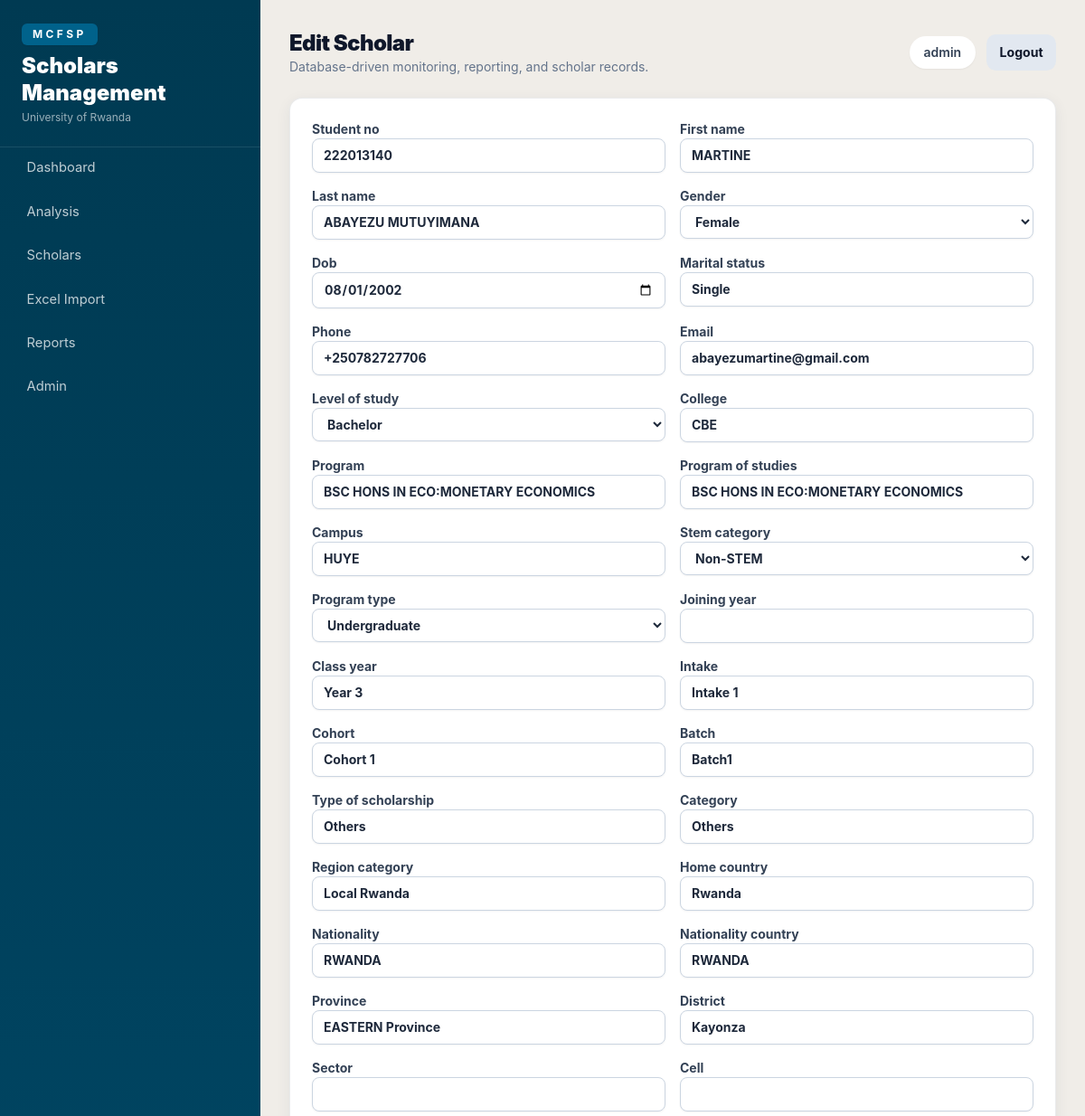
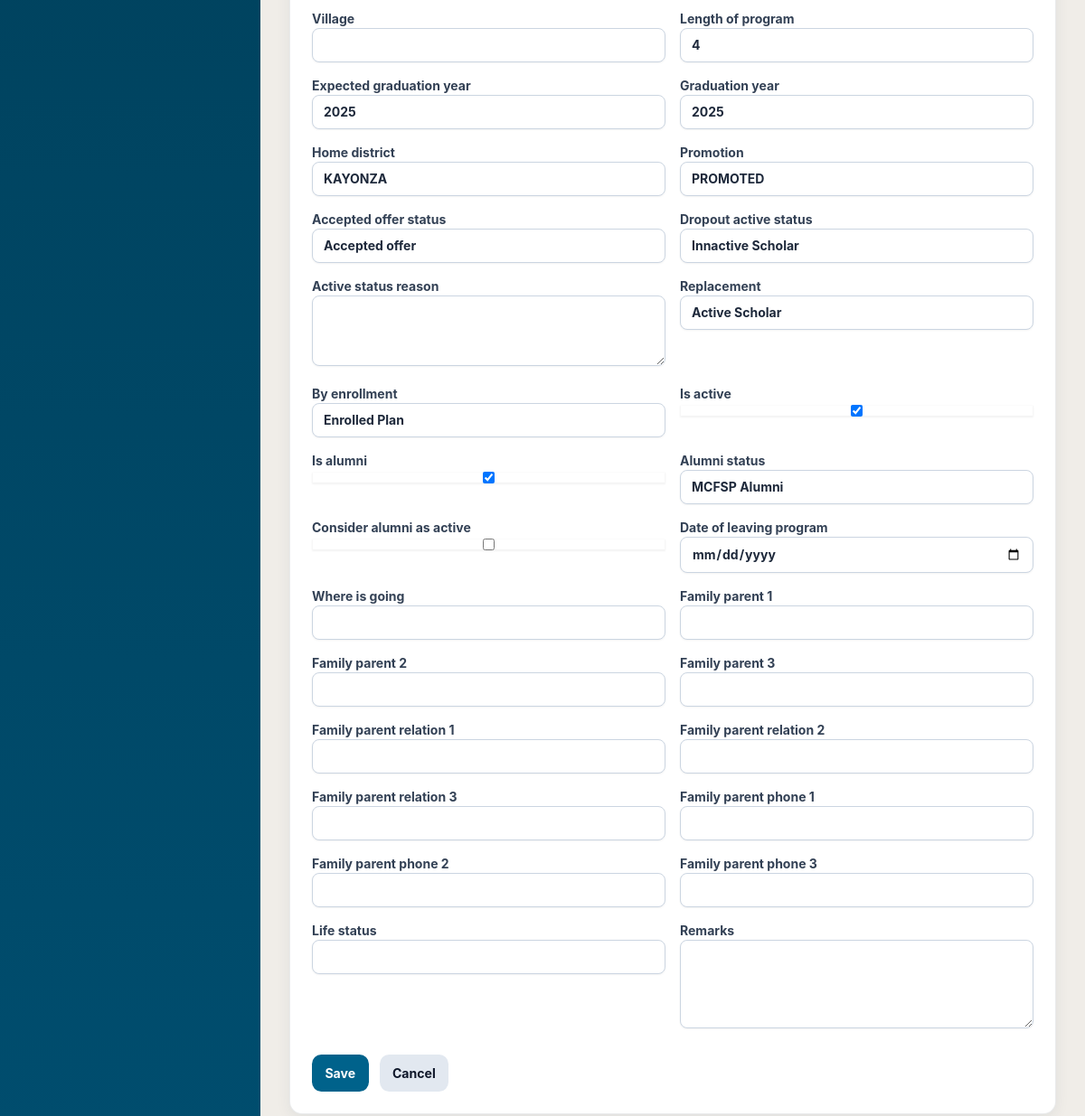
/scholars/34/edit/ (signed in), run on the app's committed database (2 pictures, top to bottom).
### scholars/models.py (models this page shows, shortened)
class Scholar(models.Model):
    GENDER_CHOICES = [("Female", "Female"), ("Male", "Male"), ("Other", "Other")]
    STEM_CHOICES = [("STEM", "STEM"), ("Non-STEM", "Non-STEM")]
    LEVEL_CHOICES = [
        ("Bachelor", "Bachelor"),
        ("Masters", "Masters"),
        ("PhD", "PhD"),
        ("Diploma", "Diploma"),
        ("Certificate", "Certificate"),
    ]
    PROGRAM_CHOICES = [("Undergraduate", "Undergraduate"), ("Postgraduate", "Postgraduate")]
    student_no = models.CharField(max_length=60, unique=True, null=True, blank=True)
    first_name = models.CharField(max_length=100)
    last_name = models.CharField(max_length=100)
    gender = models.CharField(max_length=20, choices=GENDER_CHOICES)
    category = models.CharField(max_length=80, blank=True)
    cohort = models.CharField(max_length=20)
    level_of_study = models.CharField(max_length=40, choices=LEVEL_CHOICES)
    campus = models.CharField(max_length=120)
    college = models.CharField(max_length=160)
    nationality = models.CharField(max_length=100)
    program_type = models.CharField(max_length=50, choices=PROGRAM_CHOICES, blank=True)
    program = models.CharField(max_length=200, blank=True)
    program_of_studies = models.CharField(max_length=220, blank=True)
    stem_category = models.CharField(max_length=30, choices=STEM_CHOICES, blank=True)
    is_active = models.BooleanField(default=True)
    is_alumni = models.BooleanField(default=False)
    consider_alumni_as_active = models.BooleanField(default=False)
    expected_graduation_year = models.PositiveIntegerField(null=True, blank=True)
    graduation_year = models.PositiveIntegerField(null=True, blank=True)
    class_year = models.CharField(max_length=20, blank=True)
    intake = models.CharField(max_length=60, blank=True)
    batch = models.CharField(max_length=80, blank=True)
    type_of_scholarship = models.CharField(max_length=120, blank=True)
    region_category = models.CharField(max_length=120, blank=True)
    home_country = models.CharField(max_length=120, blank=True)
    nationality_country = models.CharField(max_length=120, blank=True)
    province = models.CharField(max_length=120, blank=True)
    district = models.CharField(max_length=120, blank=True)
    sector = models.CharField(max_length=120, blank=True)
    cell = models.CharField(max_length=120, blank=True)
    village = models.CharField(max_length=120, blank=True)
    length_of_program = models.CharField(max_length=60, blank=True)
    home_district = models.CharField(max_length=120, blank=True)
    promotion = models.CharField(max_length=120, blank=True)
    accepted_offer_status = models.CharField(max_length=120, blank=True)
    dropout_active_status = models.CharField(max_length=120, blank=True)
    active_status_reason = models.TextField(blank=True)
    replacement = models.CharField(max_length=120, blank=True)
    by_enrollment = models.CharField(max_length=120, blank=True)
    alumni_status = models.CharField(max_length=120, blank=True)
    dob = models.DateField(null=True, blank=True)
    marital_status = models.CharField(max_length=60, blank=True)
    joining_year = models.PositiveIntegerField(null=True, blank=True)
    phone = models.CharField(max_length=50, blank=True)
    email = models.EmailField(unique=True)
    date_of_leaving_program = models.DateField(null=True, blank=True)
    where_is_going = models.CharField(max_length=200, blank=True)
    family_parent_1 = models.CharField(max_length=160, blank=True)
    family_parent_2 = models.CharField(max_length=160, blank=True)
    family_parent_3 = models.CharField(max_length=160, blank=True)
    family_parent_relation_1 = models.CharField(max_length=120, blank=True)
    family_parent_relation_2 = models.CharField(max_length=120, blank=True)
    family_parent_relation_3 = models.CharField(max_length=120, blank=True)
    family_parent_phone_1 = models.CharField(max_length=50, blank=True)
    family_parent_phone_2 = models.CharField(max_length=50, blank=True)
    family_parent_phone_3 = models.CharField(max_length=50, blank=True)
    life_status = models.CharField(max_length=160, blank=True)
    remarks = models.TextField(blank=True)
    created_at = models.DateTimeField(auto_now_add=True)
    updated_at = models.DateTimeField(auto_now=True)
    class Meta:
        ordering = ["last_name", "first_name"]
        indexes = [
            models.Index(fields=["cohort", "category", "gender"]),
            models.Index(fields=["campus", "college"]),
            models.Index(fields=["is_active", "is_alumni"]),
            models.Index(fields=["student_no"]),
            models.Index(fields=["type_of_scholarship"]),
        ]

### scholars/views.py (the view)
# urls.py: path("<int:pk>/edit/", views.scholar_update, name="scholar_edit"),
@role_required(PROGRAM_MANAGER, DATA_OFFICER)
def scholar_update(request, pk):
    scholar = get_object_or_404(Scholar, pk=pk)
    form = ScholarForm(request.POST or None, instance=scholar)
    if request.method == "POST" and form.is_valid():
        scholar = form.save()
        messages.success(request, "Scholar updated successfully.")
        return redirect(scholar)
    return render(request, "scholars/form.html", {"form": form, "title": "Edit Scholar"})

### accounts/permissions.py (called while the page is built)
def user_role(user):
    if user.is_superuser:
        return ADMIN
    return getattr(getattr(user, "profile", None), "role", VIEWER)

def role_required(*roles):
    def decorator(view_func):
        @wraps(view_func)
        @login_required
        def wrapped(request, *args, **kwargs):
            role = user_role(request.user)
            if role == ADMIN or role in roles:
                return view_func(request, *args, **kwargs)
            messages.error(request, "You do not have permission to perform that action.")
            raise PermissionDenied
        return wrapped
    return decorator

### scholars/forms.py (called while the page is built)
    def _style_fields(self):
        for field in self.fields.values():
            classes = field.widget.attrs.get("class", "")
            field.widget.attrs["class"] = f"{classes} {self.base_class}".strip()

### templates/scholars/form.html (shortened to what this page needs)
{% extends "base.html" %}
{% block page_title %}{{ title }}{% endblock %}
{% block content %}
<form method="post" class="card p-6">
  <div class="grid gap-4 md:grid-cols-2">
    {% for field in form %}
      <label class="text-sm font-bold text-slate-700">{{ field.label }}{{ field }}</label>
    {% endfor %}
  </div>
  <div class="mt-6 flex gap-3"><button class="btn btn-primary">Save</button><a class="btn btn-secondary" href="{% url 'scholar_list' %}">Cancel</a></div>
</form>
{% endblock %}

### templates/base.html (shortened to what this page needs)
{% load static %}
<!doctype html>
<html lang="en">
<head>
  <script src="https://cdn.tailwindcss.com"></script>
  <link rel="stylesheet" href="{% static 'css/app.css' %}">
</head>
<body class="bg-[#f0ede8] text-slate-900">
  <div class="min-h-screen lg:flex">
    <aside class="no-print sidebar text-white lg:fixed lg:inset-y-0 lg:w-72">
      <div class="px-6 py-6 border-b border-white/10">
        <div class="inline-flex rounded-md bg-[#00628b] px-3 py-1 text-xs font-bold uppercase tracking-[0.28em] text-white shadow-sm">MCFSP</div>
        <div class="mt-2 text-2xl font-black leading-tight">Scholars Management</div>
        <div class="mt-1 text-xs text-white/60">University of Rwanda</div>
      </div>
      <nav class="space-y-1 px-4 pb-6">
        <a class="nav-link" href="{% url 'dashboard' %}">Dashboard</a>
        <a class="nav-link" href="{% url 'analysis' %}">Analysis</a>
        <a class="nav-link" href="{% url 'scholar_list' %}">Scholars</a>
        <a class="nav-link" href="{% url 'import_upload' %}">Excel Import</a>
        <a class="nav-link" href="{% url 'report_index' %}">Reports</a>
        <a class="nav-link" href="{% url 'admin:index' %}">Admin</a>
      </nav>
    </aside>
    <main class="lg:ml-72 flex-1 p-4 sm:p-6 lg:p-8">
      <header class="no-print mb-6 flex flex-col gap-3 sm:flex-row sm:items-center sm:justify-between">
        <div>
          <h1 class="text-2xl font-black tracking-tight">{% block page_title %}Dashboard{% endblock %}</h1>
          <p class="text-sm text-slate-500">Database-driven monitoring, reporting, and scholar records.</p>
        </div>
        <div class="flex items-center gap-3 text-sm">
          {% if user.is_authenticated %}
            <span class="rounded-full bg-white px-4 py-2 font-semibold text-slate-700 shadow-sm">{{ user.username }}</span>
            <form method="post" action="{% url 'logout' %}">{% csrf_token %}<button class="btn btn-secondary">Logout</button></form>
          {% endif %}
        </div>
      </header>
      {% block content %}{% endblock %}
    </main>
  </div>
</body>
</html>

### static/css/app.css (style rules this page uses)
:root { --primary: #00628b; --primary-dark: #004d6e; --primary-deep: #003a52; --primary-mid: #0079aa; --primary-pale: #d0e9f5; --primary-faint:#edf6fb; --gold: #c68b1a; --gold-pale: #fdf3dd; --bg: #f0ede8; --ink: #354055; --muted: #8e9aaa; --mcfsp-blue: #00628b; --mcfsp-teal: #00628b; --mcfsp-gold: #c68b1a; --mcfsp-bg: #f0ede8; --mcfsp-ink: #354055; --mcfsp-muted: #8e9aaa; }
body { font-family: Inter, ui-sans-serif, system-ui, -apple-system, BlinkMacSystemFont, "Segoe UI", sans-serif; }
.sidebar { background: linear-gradient(180deg, var(--primary-deep) 0%, var(--primary-dark) 100%); }
.nav-link { display:flex; align-items:center; gap:.65rem; border-radius:.65rem; padding:.7rem .85rem; color:rgba(255,255,255,.75); font-size:.92rem; transition:background .15s, color .15s; }
.card { border:1px solid rgba(30,40,50,.09); background:#fff; border-radius:14px; box-shadow:0 4px 16px rgba(0,62,90,.07); }
.btn { display:inline-flex; align-items:center; justify-content:center; gap:.4rem; border-radius:.65rem; padding:.62rem .9rem; font-weight:700; font-size:.88rem; transition:filter .15s; }
.btn-primary { background:var(--primary); color:white; }
.btn-secondary { background:#e2e8f0; color:#0f172a; }

### data on the page
Scholar: form "222013140" "MARTINE" "ABAYEZU MUTUYIMANA" "Female" "08/01/2002" "Single" "+250782727706" "abayezumartine@gmail.com" "Bachelor" "CBE" "BSC HONS IN ECO:MONETARY ECONOMICS" "BSC HONS IN ECO:MONETARY ECONOMICS" "HUYE" "Non-STEM" "Undergraduate" "Year 3" "Intake 1" "Cohort 1" "Batch1" "Others" "Others" "Local Rwanda" "Rwanda" "RWANDA" "RWANDA" "EASTERN Province" "Kayonza" "4" "2025" "2025" "KAYONZA" "PROMOTED" "Accepted offer" "Innactive Scholar" "Active Scholar" "Enrolled Plan" "☑" "☑" "MCFSP Alumni"

### other printed values
{{ title }} "Edit Scholar"
{{ user.username }} "admin"
{{ field.label }} "Student no" "First name" "Last name" "Gender" "Dob" "Marital status" "Phone" "Email" "Level of study" "College" "Program" "Program of studies" "Campus" "Stem category" "Program type" "Joining year" "Class year" "Intake" "Cohort" "Batch" "Type of scholarship" "Category" "Region category" "Home country" "Nationality" "Nationality country" "Province" "District" "Sector" "Cell" "Village" "Length of program" "Expected graduation year" "Graduation year" "Home district" "Promotion" "Accepted offer status" "Dropout active status" "Active status reason" "Replacement" "By enrollment" "Is active" "Is alumni" "Alumni status" "Consider alumni as active" "Date of leaving program" "Where is going" "Family parent 1" "Family parent 2" "Family parent 3" "Family parent relation 1" "Family parent relation 2" "Family parent relation 3" "Family parent phone 1" "Family parent phone 2" "Family parent phone 3" "Life status" "Remarks"
